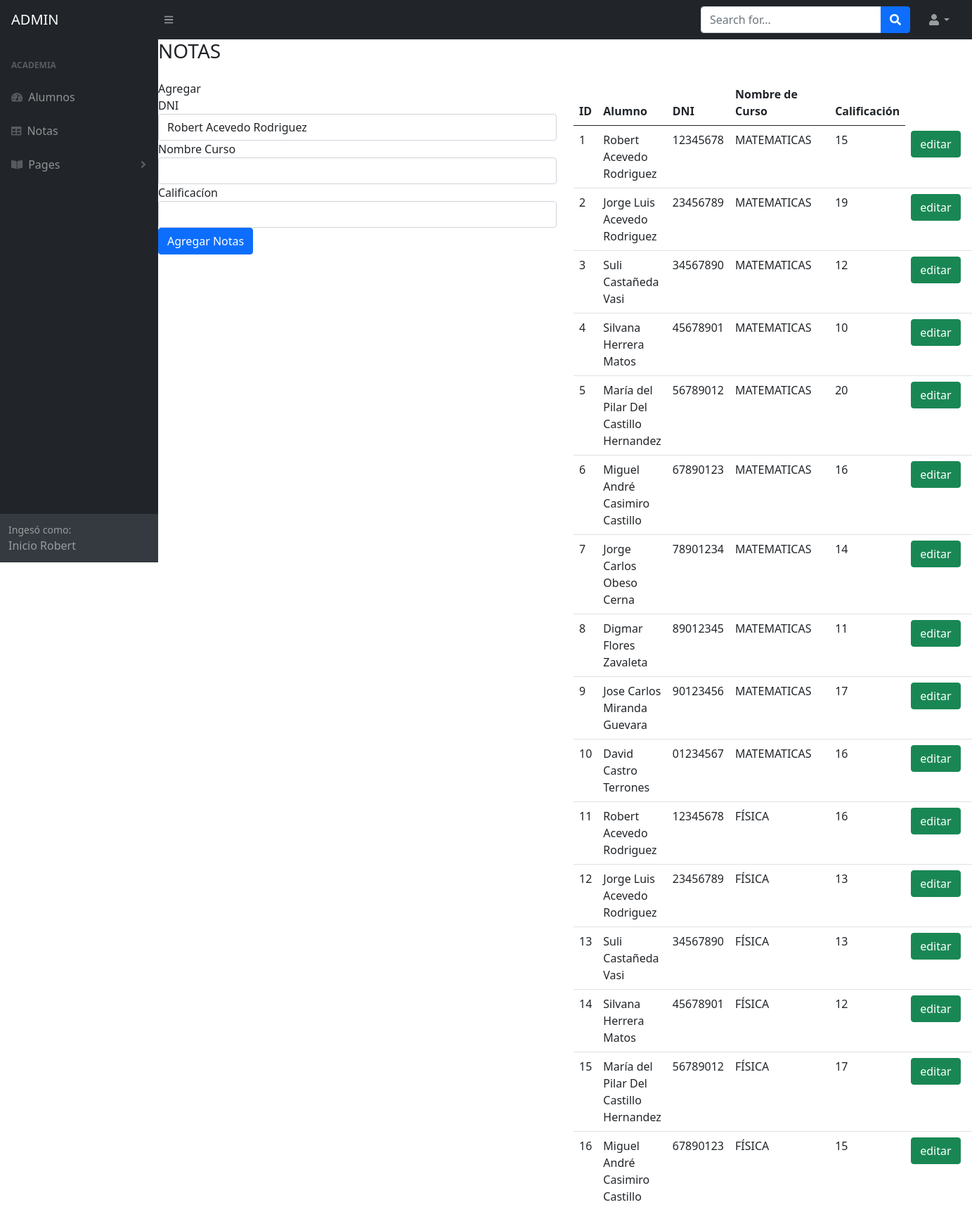
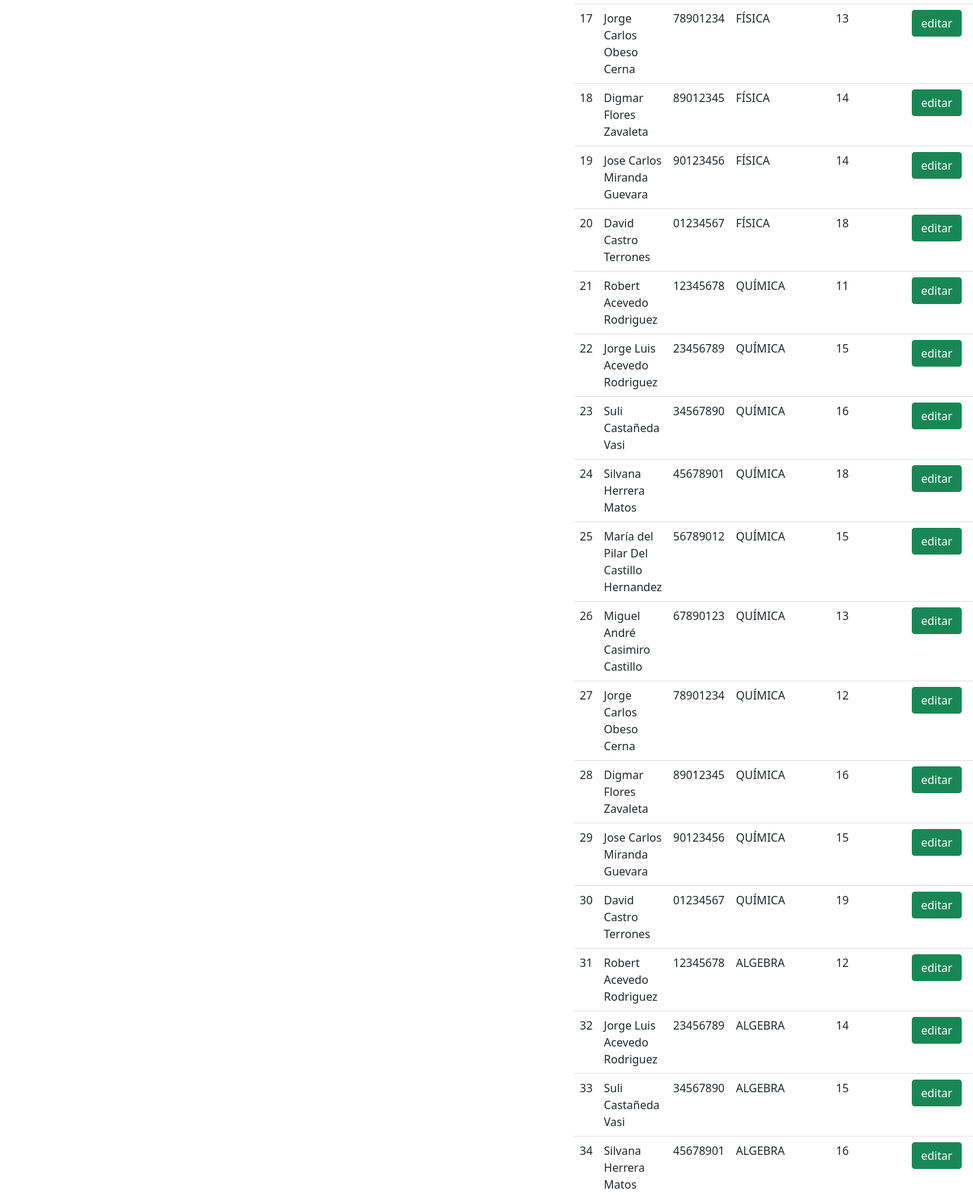
Page /index.php?notas (upper part) on the committed database (2 pictures, top to bottom).
### tables this page shows
CREATE TABLE `notas` (
  `nota_id` int(10) UNSIGNED NOT NULL,
  `nota_dni` char(8) NOT NULL,
  `nota_nom_curso` varchar(100) NOT NULL,
  `nota_calificacion` int(11) NOT NULL
);

### recursos/funciones.php (the view, shortened to what this page needs)
<?php
    function query($sql){
        global $conexion;
        return mysqli_query($conexion, $sql);
    }
    function fetch_array($query){
        return mysqli_fetch_array($query);
    }
    function show_nota(){
        $query = query("SELECT n.nota_id, CONCAT(a.alum_nombres,' ', a.alum_apellidos) AS alumnos,  n.nota_dni, n.nota_nom_curso, n.nota_calificacion FROM notas n INNER JOIN alumno a ON n.nota_dni=a.alum_dni");
        while($fila = fetch_array($query)){
            $notas = <<<DELIMITADOR
                <tr>
                    <td>{$fila['nota_id']}</td>
                    <td>{$fila['alumnos']}</td>
                    <td>{$fila['nota_dni']}</td>
                    <td>{$fila['nota_nom_curso']}</td>
                    <td>{$fila['nota_calificacion']}</td>
                    <td>
                        <a href="index.php?notas&edit={$fila['nota_id']}" class="btn btn-small btn-success">editar</a>
                    </td>
                    <td>
                        <a href="index.php?notas&delete={$fila['nota_id']}" class="btn btn-small btn-danger">borrar</a>
                </td>
                </tr>
DELIMITADOR;
            echo $notas;
        }
    }
?>

### rows in the picture
notas: nota_id "1", alumnos "Robert Acevedo Rodriguez", nota_dni "12345678", nota_nom_curso "MATEMATICAS", nota_calificacion "15"
notas: nota_id "2", alumnos "Jorge Luis Acevedo Rodriguez", nota_dni "23456789", nota_nom_curso "MATEMATICAS", nota_calificacion "19"
notas: nota_id "3", alumnos "Suli Castañeda Vasi", nota_dni "34567890", nota_nom_curso "MATEMATICAS", nota_calificacion "12"
notas: nota_id "4", alumnos "Silvana Herrera Matos", nota_dni "45678901", nota_nom_curso "MATEMATICAS", nota_calificacion "10"
notas: nota_id "5", alumnos "María del Pilar Del Castillo Hernandez", nota_dni "56789012", nota_nom_curso "MATEMATICAS", nota_calificacion "20"
notas: nota_id "6", alumnos "Miguel André Casimiro Castillo", nota_dni "67890123", nota_nom_curso "MATEMATICAS", nota_calificacion "16"
notas: nota_id "7", alumnos "Jorge Carlos Obeso Cerna", nota_dni "78901234", nota_nom_curso "MATEMATICAS", nota_calificacion "14"
notas: nota_id "8", alumnos "Digmar Flores Zavaleta", nota_dni "89012345", nota_nom_curso "MATEMATICAS", nota_calificacion "11"
notas: nota_id "9", alumnos "Jose Carlos Miranda Guevara", nota_dni "90123456", nota_nom_curso "MATEMATICAS", nota_calificacion "17"
notas: nota_id "10", alumnos "David Castro Terrones", nota_dni "01234567", nota_nom_curso "MATEMATICAS", nota_calificacion "16"
notas: nota_id "11", alumnos "Robert Acevedo Rodriguez", nota_dni "12345678", nota_nom_curso "FÍSICA", nota_calificacion "16"
notas: nota_id "12", alumnos "Jorge Luis Acevedo Rodriguez", nota_dni "23456789", nota_nom_curso "FÍSICA", nota_calificacion "13"
notas: nota_id "13", alumnos "Suli Castañeda Vasi", nota_dni "34567890", nota_nom_curso "FÍSICA", nota_calificacion "13"
notas: nota_id "14", alumnos "Silvana Herrera Matos", nota_dni "45678901", nota_nom_curso "FÍSICA", nota_calificacion "12"
notas: nota_id "15", alumnos "María del Pilar Del Castillo Hernandez", nota_dni "56789012", nota_nom_curso "FÍSICA", nota_calificacion "17"
notas: nota_id "16", alumnos "Miguel André Casimiro Castillo", nota_dni "67890123", nota_nom_curso "FÍSICA", nota_calificacion "15"
notas: nota_id "17", alumnos "Jorge Carlos Obeso Cerna", nota_dni "78901234", nota_nom_curso "FÍSICA", nota_calificacion "13"
notas: nota_id "18", alumnos "Digmar Flores Zavaleta", nota_dni "89012345", nota_nom_curso "FÍSICA", nota_calificacion "14"
notas: nota_id "19", alumnos "Jose Carlos Miranda Guevara", nota_dni "90123456", nota_nom_curso "FÍSICA", nota_calificacion "14"
notas: nota_id "20", alumnos "David Castro Terrones", nota_dni "01234567", nota_nom_curso "FÍSICA", nota_calificacion "18"
notas: nota_id "21", alumnos "Robert Acevedo Rodriguez", nota_dni "12345678", nota_nom_curso "QUÍMICA", nota_calificacion "11"
notas: nota_id "22", alumnos "Jorge Luis Acevedo Rodriguez", nota_dni "23456789", nota_nom_curso "QUÍMICA", nota_calificacion "15"
notas: nota_id "23", alumnos "Suli Castañeda Vasi", nota_dni "34567890", nota_nom_curso "QUÍMICA", nota_calificacion "16"
notas: nota_id "24", alumnos "Silvana Herrera Matos", nota_dni "45678901", nota_nom_curso "QUÍMICA", nota_calificacion "18"
notas: nota_id "25", alumnos "María del Pilar Del Castillo Hernandez", nota_dni "56789012", nota_nom_curso "QUÍMICA", nota_calificacion "15"
notas: nota_id "26", alumnos "Miguel André Casimiro Castillo", nota_dni "67890123", nota_nom_curso "QUÍMICA", nota_calificacion "13"
notas: nota_id "27", alumnos "Jorge Carlos Obeso Cerna", nota_dni "78901234", nota_nom_curso "QUÍMICA", nota_calificacion "12"
notas: nota_id "28", alumnos "Digmar Flores Zavaleta", nota_dni "89012345", nota_nom_curso "QUÍMICA", nota_calificacion "16"
notas: nota_id "29", alumnos "Jose Carlos Miranda Guevara", nota_dni "90123456", nota_nom_curso "QUÍMICA", nota_calificacion "15"
notas: nota_id "30", alumnos "David Castro Terrones", nota_dni "01234567", nota_nom_curso "QUÍMICA", nota_calificacion "19"
notas: nota_id "31", alumnos "Robert Acevedo Rodriguez", nota_dni "12345678", nota_nom_curso "ALGEBRA", nota_calificacion "12"
notas: nota_id "32", alumnos "Jorge Luis Acevedo Rodriguez", nota_dni "23456789", nota_nom_curso "ALGEBRA", nota_calificacion "14"
notas: nota_id "33", alumnos "Suli Castañeda Vasi", nota_dni "34567890", nota_nom_curso "ALGEBRA", nota_calificacion "15"
notas: nota_id "34", alumnos "Silvana Herrera Matos", nota_dni "45678901", nota_nom_curso "ALGEBRA", nota_calificacion "16"

### other values in the picture
form field alum_id "Robert Acevedo Rodriguez"
